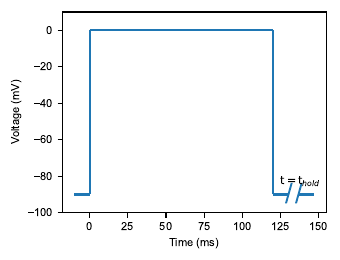

Python code for this plot:
import matplotlib
import matplotlib.pyplot as plt

# Set font
matplotlib.rc('font', family='arial', size = 8)

fig = plt.figure(figsize=(3.4, 2.6))
ax = fig.add_subplot(111)

ax.hlines(-90, xmin = -10, xmax = 0, color = 'tab:blue')
ax.hlines(0, xmin = 0, xmax = 120, color = 'tab:blue')
ax.hlines(-90, xmin = 120, xmax = 130, color = 'tab:blue')
ax.vlines(0, ymin = -90, ymax = 0, color = 'tab:blue')
ax.vlines(120, ymin = -90, ymax = 0, color = 'tab:blue')
ax.text(128, -95, '/', size = 20, color = 'tab:blue')
ax.text(135, -95, '/', size = 20, color = 'tab:blue')
ax.hlines(-90, xmin = 137, xmax = 147, color = 'tab:blue')

# label the times
ax.text(125, -85, r'$\mathrm{t}=\mathrm{t}_{hold}$')

ax.set_ylim(-100, 10)

ax.set_xlabel('Time (ms)')
ax.set_ylabel('Voltage (mV)')
plt.tight_layout()
plt.savefig('figures/figure3.pdf')
plt.close()